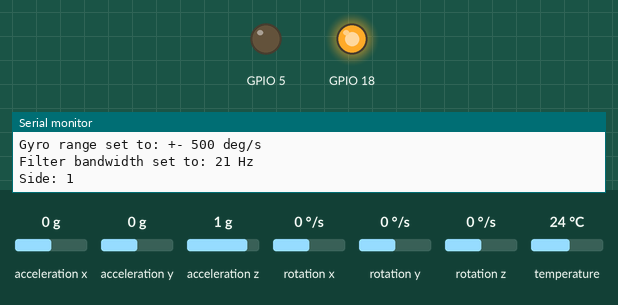
Bench run of a sketch on a simulated ESP32. Parts: output pins drawn as LEDs (lit = HIGH), the last lines printed to the serial monitor. Inputs (shaded band) come from the test bench; at power-on: acceleration x 0 g, acceleration y 0 g, acceleration z 1 g, rotation x 0 °/s, rotation y 0 °/s, rotation z 0 °/s, temperature 24 °C. WiFi joins after 1.5 s; servers stay silent unless stated; uploads are accepted with an empty reply; the local clock reads 2024-03-15 10:24:30 at power-on unless the sketch sets it.

Above: at 3.3 s.
3.4 s: acceleration x set to -0.7 g
5.0 s: acceleration x set to -1 g
At 6.9 s:
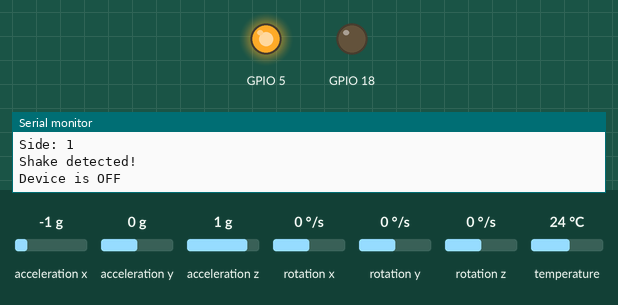
7.5 s: acceleration x set to -0.8 g
At 8.0 s:
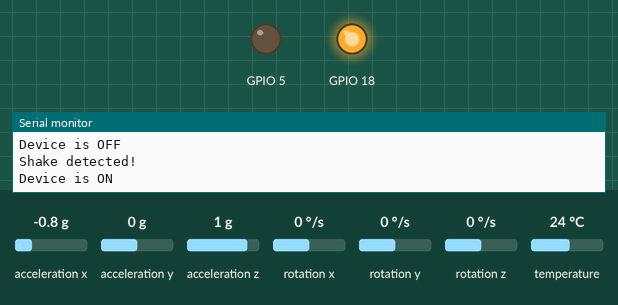
9.0 s: acceleration x set to -1.4 g
At 10.4 s:
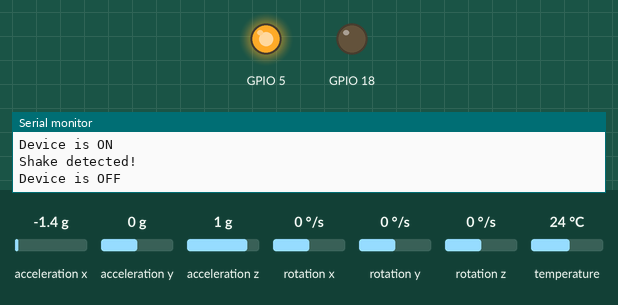
Timing chart, 0 to 14.3 s (numbered marks = the images above; inputs shaded):
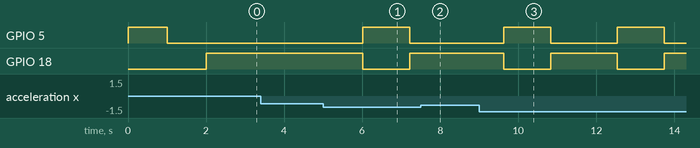

Measured:
- the behaviour switches between -0.8 and -0.9 g on acceleration x (found by bisection; images 0 and 1)
- after the input at 3.4 s, every drawn part: stays the same
- after the input at 5.0 s, GPIO 5: LOW → HIGH after 1.0 s, → LOW 1.2 s later; GPIO 18: HIGH → LOW after 1.0 s, → HIGH 1.2 s later
- after the input at 7.5 s, GPIO 5: stays LOW (without the input it goes to HIGH after 1.0 s); GPIO 18: stays HIGH (without the input it goes to LOW after 1.0 s)
- after the input at 9.0 s, GPIO 5: alternates HIGH for 1.2 s and LOW for 1.7 s, starting after 0.63 s; GPIO 18: alternates HIGH for 1.7 s and LOW for 1.2 s, starting after 0.63 s

The sketch:

time_block.ino
```cpp
#include <Adafruit_MPU6050.h>
#include <Adafruit_Sensor.h>
#include <Wire.h>
#include "WiFi.h"
#include <HTTPClient.h>

#include "time.h"

const char* ssid = "INSERT-WIFI-SSID-HERE";
const char* password = "INSERT_WIFI_PASSWORD_HERE";
const char* api_key = "INSERT_API_KEY_HERE"; // using POSTMAN

const char* workspace_id = "INSERT_WORKSPACE_ID_HERE"; // using POSTMAN
const char* user_id = "INSERT_USER_ID_HERE";

const char* project_id = "629e3b82ee936d4be89f9b21";

const char* ntpServer = "pool.ntp.org";
const long  gmtOffset_sec = -18000;   //Replace with your GMT offset (seconds)
const int   daylightOffset_sec = 3600;  //Replace with your daylight offset (seconds)

const float SHAKE_THRESHOLD = 20.0;

char* projectIDs[] = {
  "None",
  "62b5becf786604599fc1c1cd", // study
  "629e3b76c83f906b1b7630ac", // sleep
  "629e3b5dee936d4be89f97de", // relax
  "629e3b8bc83f906b1b7632b3", // gym
  "62a7bf10478998412d4e3321", // eat
  "629e3b82ee936d4be89f9b21"  // cooking
};

Adafruit_MPU6050 mpu;

#define AWS_IOT_PUBLISH_TOPIC   "esp32/pub"
#define AWS_IOT_SUBSCRIBE_TOPIC "esp32/sub"

int x;
int y;
int z;
int side1, side2, side3, side4, side5, side6;
int prevSide1 = 0, prevSide2 = 0, prevSide3 = 0, prevSide4 = 0, prevSide5 = 0, prevSide6 = 0;

String printLocalTime()
{
  struct tm timeinfo;
  if(!getLocalTime(&timeinfo)){
    String response = "Failed to obtain time";
    Serial.println(response);
    return response;
  }
  // Serial.println(&timeinfo, "%A, %B %d %Y %H:%M:%S");

  char buffer[30];
  strftime(buffer, sizeof(buffer), "%Y-%m-%dT%H:%M:%S-04:00", &timeinfo);
  return String(buffer);
}

void addTimeEntry(String project_id) {
  // Make API request
  HTTPClient http;

  String url = "https://api.clockify.me/api/v1/workspaces/";
  url += workspace_id;
  url += "/time-entries";

  http.begin(url);
  http.addHeader("X-Api-Key", api_key);
  http.addHeader("Content-Type", "application/json");

  // Concatenate date and time strings
  String startTime = printLocalTime();

  String jsonBody = "{\"projectId\":\"" + String(project_id) + "\",";
  jsonBody += "\"start\":\"" + startTime + "\"}";

  int httpCode = http.POST(jsonBody);

  if (httpCode > 0) {
    String response = http.getString();
    Serial.println(response);
  } else {
    Serial.println("Error: " + http.errorToString(httpCode));
  }

  http.end();
}

void stopTimeEntry() {
  // Make API request
  HTTPClient http;

  String url = "https://api.clockify.me/api/v1/workspaces/";
  url += workspace_id;
  url += "/user/";
  url += user_id;
  url += "/time-entries";

  http.begin(url);
  http.addHeader("X-Api-Key", api_key);
  http.addHeader("Content-Type", "application/json");

  // Concatenate date and time strings
  String endTime = printLocalTime();

  String jsonBody = "{\"end\":\"" + endTime + "\"}";

  int httpCode = http.PATCH(jsonBody);

  if (httpCode > 0) {
    String response = http.getString();
    Serial.println(response);
  } else {
    Serial.println("Error: " + http.errorToString(httpCode));
  }

  http.end();
}

void setup()
{
  Serial.begin(115200);

  pinMode(5, OUTPUT);
  pinMode(18, OUTPUT);

  WiFi.begin(ssid, password);
  Serial.print("Connecting to WiFi");

  while (WiFi.status() != WL_CONNECTED) {
    digitalWrite(5, HIGH);
    delay(1000);
    digitalWrite(5, LOW);
    delay(1000);
    Serial.println(".");
  }

  Serial.println("Connected to WiFi");
  digitalWrite(18, HIGH);

  configTime(gmtOffset_sec, daylightOffset_sec, ntpServer);
  printLocalTime();

  Serial.println("Adafruit MPU6050 test!");

  // Try to initialize!
  if (!mpu.begin()) {
    Serial.println("Failed to find MPU6050 chip");
    while (1) {
      delay(10);
    }
  }
  Serial.println("MPU6050 Found!");

  mpu.setAccelerometerRange(MPU6050_RANGE_8_G);
  Serial.print("Accelerometer range set to: ");
  switch (mpu.getAccelerometerRange()) {
  case MPU6050_RANGE_2_G:
    Serial.println("+-2G");
    break;
  case MPU6050_RANGE_4_G:
    Serial.println("+-4G");
    break;
  case MPU6050_RANGE_8_G:
    Serial.println("+-8G");
    break;
  case MPU6050_RANGE_16_G:
    Serial.println("+-16G");
    break;
  }
  mpu.setGyroRange(MPU6050_RANGE_500_DEG);
  Serial.print("Gyro range set to: ");
  switch (mpu.getGyroRange()) {
  case MPU6050_RANGE_250_DEG:
    Serial.println("+- 250 deg/s");
    break;
  case MPU6050_RANGE_500_DEG:
    Serial.println("+- 500 deg/s");
    break;
  case MPU6050_RANGE_1000_DEG:
    Serial.println("+- 1000 deg/s");
    break;
  case MPU6050_RANGE_2000_DEG:
    Serial.println("+- 2000 deg/s");
    break;
  }

  mpu.setFilterBandwidth(MPU6050_BAND_21_HZ);
  Serial.print("Filter bandwidth set to: ");
  switch (mpu.getFilterBandwidth()) {
  case MPU6050_BAND_260_HZ:
    Serial.println("260 Hz");
    break;
  case MPU6050_BAND_184_HZ:
    Serial.println("184 Hz");
    break;
  case MPU6050_BAND_94_HZ:
    Serial.println("94 Hz");
    break;
  case MPU6050_BAND_44_HZ:
    Serial.println("44 Hz");
    break;
  case MPU6050_BAND_21_HZ:
    Serial.println("21 Hz");
    break;
  case MPU6050_BAND_10_HZ:
    Serial.println("10 Hz");
    break;
  case MPU6050_BAND_5_HZ:
    Serial.println("5 Hz");
    break;
  }
  Serial.println("");
  delay(100);
}

int prevSide = 0;


void updateSide(int x, int y, int z) {
  int absX = abs(x);
  int absY = abs(y);
  int absZ = abs(z);
  int maxAbs = max(max(absX, absY), absZ);
  float normX = (float)x / maxAbs;
  float normY = (float)y / maxAbs;
  float normZ = (float)z / maxAbs;

  int side = 0;
  if (normZ >= 0.9) {
    side = 1;
  } else if (normZ <= -0.9) {
    side = 6;
  } else if (normX >= 0.9) {
    side = 2;
  } else if (normX <= -0.9) {
    side = 4;
  } else if (normY >= 0.9) {
    side = 5;
  } else if (normY <= -0.9) {
    side = 3;
  } else {
    Serial.println("Orientation not detected");
  }

  if (side != prevSide) {
    Serial.print("Side: ");
    Serial.println(side);
    stopTimeEntry();
    addTimeEntry(String(projectIDs[side]));
    prevSide = side;
  }

  delay(100);
}

int ON = 1;
unsigned long previousMillis = 0;
unsigned long interval = 30000;

void loop()
{
  // Reconnect after WiFi connection lost
  unsigned long currentMillis = millis();
  if ((WiFi.status() != WL_CONNECTED) && (currentMillis - previousMillis >= interval)) {
    Serial.println("Reconnecting to WiFi...");
    digitalWrite(18, LOW);
    WiFi.disconnect();
    WiFi.reconnect();
    digitalWrite(18, HIGH);
    previousMillis = currentMillis;
  }
  sensors_event_t a, g, temp;
  mpu.getEvent(&a, &g, &temp);
  x = a.acceleration.x;
  y = a.acceleration.y;
  z = a.acceleration.z;

  float magnitude = sqrt(x*x + y*y + z*z);
  if (magnitude > 12.0) {
    stopTimeEntry();
    Serial.println("Shake detected!");
    if (ON == 0) {
      ON = 1;
      Serial.println("Device is ON");
      digitalWrite(5, LOW);
      digitalWrite(18, HIGH);
    }
    else if (ON == 1) {
      ON = 0;
      Serial.println("Device is OFF");
      digitalWrite(5, HIGH);
      digitalWrite(18, LOW);
    }
  }

  if (ON == 1) {
    updateSide(x, y, z);
  }

  // publishMessage();
  delay(1000);
}
```
